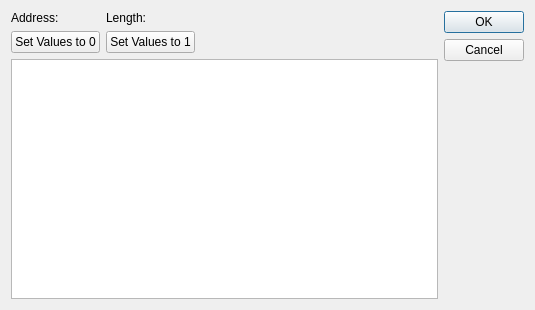
<?xml version="1.0" encoding="UTF-8"?>
<ui version="4.0">
 <class>DialogForceMultipleCoils</class>
 <widget class="QDialog" name="DialogForceMultipleCoils">
  <property name="geometry">
   <rect>
    <x>0</x>
    <y>0</y>
    <width>535</width>
    <height>310</height>
   </rect>
  </property>
  <property name="minimumSize">
   <size>
    <width>535</width>
    <height>310</height>
   </size>
  </property>
  <property name="windowTitle">
   <string>FORCE MULTIPLE COILS</string>
  </property>
  <layout class="QHBoxLayout" name="horizontalLayout">
   <item>
    <layout class="QGridLayout" name="gridLayout">
     <item row="0" column="0">
      <widget class="QLabel" name="labelAddress">
       <property name="text">
        <string>Address: </string>
       </property>
      </widget>
     </item>
     <item row="3" column="0" colspan="3">
      <widget class="QTableWidget" name="tableWidget">
       <property name="focusPolicy">
        <enum>Qt::NoFocus</enum>
       </property>
       <property name="sizeAdjustPolicy">
        <enum>QAbstractScrollArea::AdjustToContents</enum>
       </property>
       <property name="editTriggers">
        <set>QAbstractItemView::NoEditTriggers</set>
       </property>
       <property name="showDropIndicator" stdset="0">
        <bool>false</bool>
       </property>
       <property name="dragDropOverwriteMode">
        <bool>false</bool>
       </property>
       <property name="selectionMode">
        <enum>QAbstractItemView::SingleSelection</enum>
       </property>
       <property name="wordWrap">
        <bool>false</bool>
       </property>
       <property name="cornerButtonEnabled">
        <bool>false</bool>
       </property>
       <attribute name="horizontalHeaderHighlightSections">
        <bool>false</bool>
       </attribute>
       <attribute name="verticalHeaderHighlightSections">
        <bool>false</bool>
       </attribute>
      </widget>
     </item>
     <item row="2" column="2">
      <spacer name="horizontalSpacer_2">
       <property name="orientation">
        <enum>Qt::Horizontal</enum>
       </property>
       <property name="sizeHint" stdset="0">
        <size>
         <width>40</width>
         <height>20</height>
        </size>
       </property>
      </spacer>
     </item>
     <item row="2" column="0">
      <widget class="QPushButton" name="pushButton0">
       <property name="text">
        <string>Set Values to 0</string>
       </property>
      </widget>
     </item>
     <item row="2" column="1">
      <widget class="QPushButton" name="pushButton1">
       <property name="text">
        <string>Set Values to 1</string>
       </property>
      </widget>
     </item>
     <item row="0" column="1">
      <widget class="QLabel" name="labelLength">
       <property name="text">
        <string>Length: </string>
       </property>
      </widget>
     </item>
    </layout>
   </item>
   <item>
    <widget class="QDialogButtonBox" name="buttonBox">
     <property name="orientation">
      <enum>Qt::Vertical</enum>
     </property>
     <property name="standardButtons">
      <set>QDialogButtonBox::Cancel|QDialogButtonBox::Ok</set>
     </property>
    </widget>
   </item>
  </layout>
 </widget>
 <resources/>
 <connections>
  <connection>
   <sender>buttonBox</sender>
   <signal>accepted()</signal>
   <receiver>DialogForceMultipleCoils</receiver>
   <slot>accept()</slot>
   <hints>
    <hint type="sourcelabel">
     <x>248</x>
     <y>254</y>
    </hint>
    <hint type="destinationlabel">
     <x>157</x>
     <y>274</y>
    </hint>
   </hints>
  </connection>
  <connection>
   <sender>buttonBox</sender>
   <signal>rejected()</signal>
   <receiver>DialogForceMultipleCoils</receiver>
   <slot>reject()</slot>
   <hints>
    <hint type="sourcelabel">
     <x>316</x>
     <y>260</y>
    </hint>
    <hint type="destinationlabel">
     <x>286</x>
     <y>274</y>
    </hint>
   </hints>
  </connection>
 </connections>
</ui>
